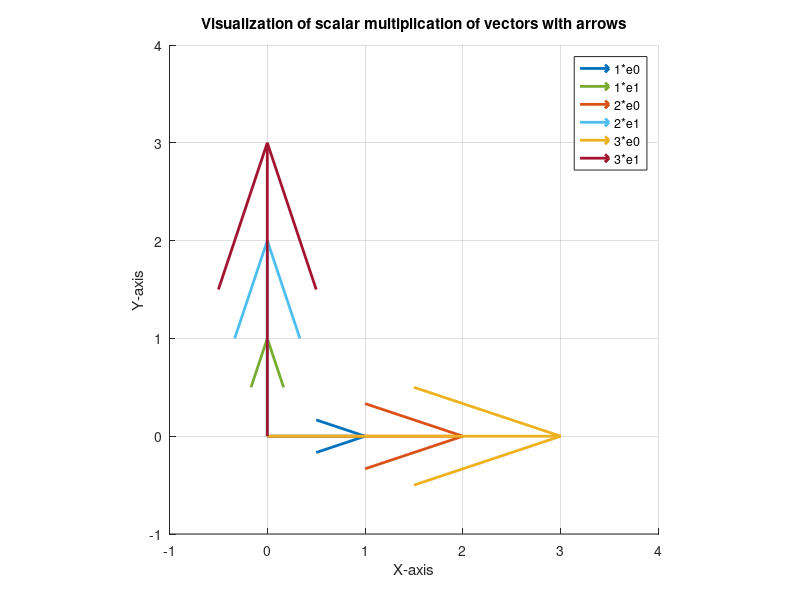

This figure's MATLAB source:
clc;
clear;
%%
% 그래프 창 생성
figure;
hold on;

for i = 1:3
    % e0 벡터 (x축 방향) 그리기 (화살표 추가
    quiver(0, 0, 1, 0, i, 'LineWidth', 2, 'MaxHeadSize', 0.3, 'DisplayName', [num2str(i) '*e0']);
    
    % e1 벡터 (y축 방향) 그리기 (화살표 추가)
    quiver(0, 0, 0, 1, i, 'LineWidth', 2, 'MaxHeadSize', 0.3, 'DisplayName', [num2str(i) '*e1']);
end

% 자동으로 모든 DisplayName 속성을 사용하여 레전드 생성
legend('show');

% 축 레이블 추가
xlabel('X-axis');
ylabel('Y-axis');
title('Visualization of scalar multiplication of vectors with arrows');

% 그래프 속성 설정
grid on;
xlim([-1, 4]);
ylim([-1, 4]);
axis equal; % 축 비율을 동일하게 설정
